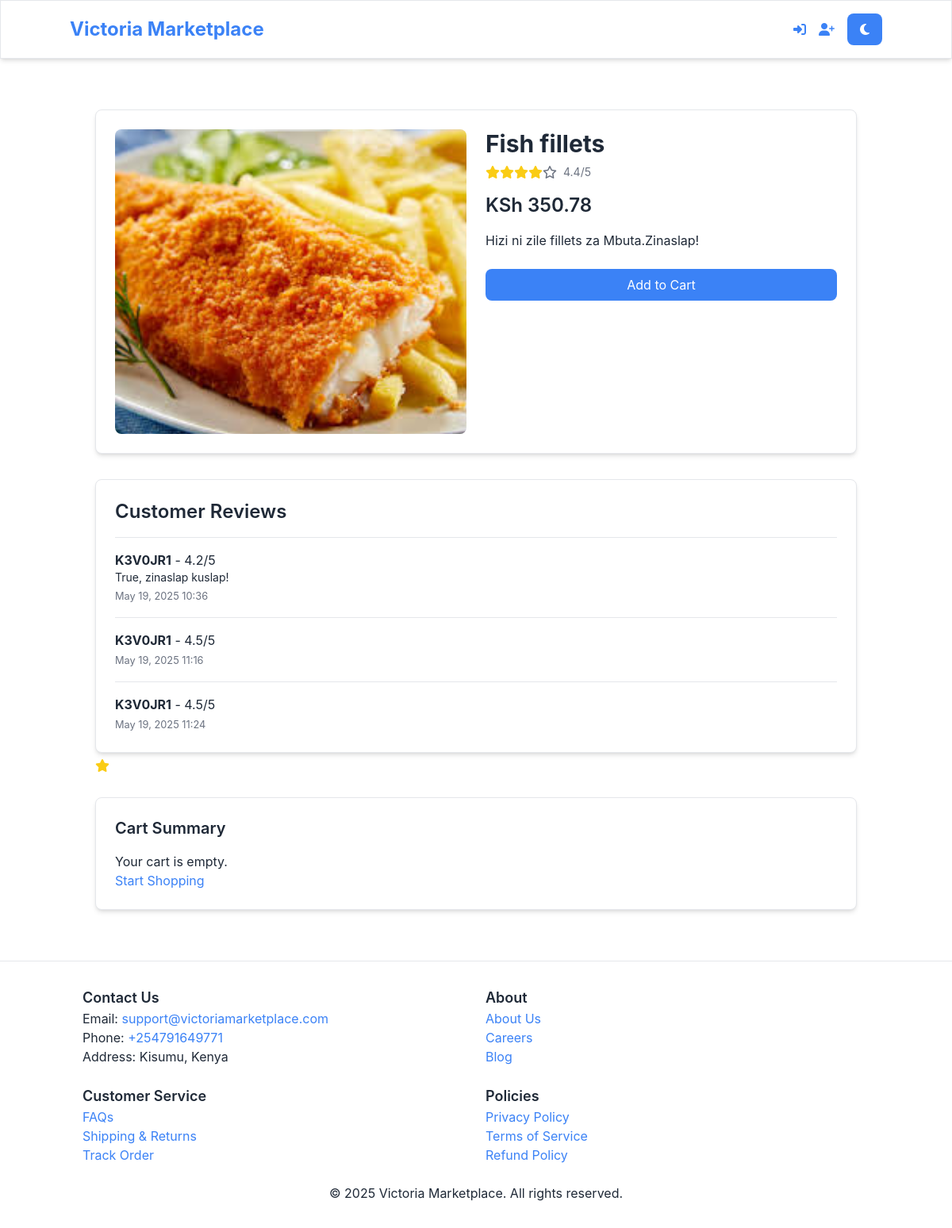
Page /product/3/ on the committed database.
### marketplace/models.py (models this page shows, shortened)
class Product(models.Model):
    name = models.CharField(max_length=200)
    description = models.TextField(blank=True)
    price = models.DecimalField(max_digits=10, decimal_places=2)
    category = models.ForeignKey(Category, on_delete=models.SET_NULL, null=True, blank=True)
    seller = models.ForeignKey(settings.AUTH_USER_MODEL, on_delete=models.CASCADE, related_name='products')
    rating = models.DecimalField(max_digits=3, decimal_places=1, default=0.0)
    image = models.ImageField(upload_to='products/', null=True, blank=True)
    created_at = models.DateTimeField(auto_now_add=True)
    stock = models.PositiveIntegerField(default=0)

class Review(models.Model):
    product = models.ForeignKey(Product, on_delete=models.CASCADE, related_name='reviews')
    user = models.ForeignKey(settings.AUTH_USER_MODEL, on_delete=models.CASCADE)
    rating = models.DecimalField(max_digits=3, decimal_places=1, default=0.0)  # Individual rating
    comment = models.TextField(blank=True)
    created_at = models.DateTimeField(auto_now_add=True)

class User(AbstractUser):
    phone_number = models.CharField(max_length=15, blank=True, null=True) # Future 2FA Setup
    is_seller = models.BooleanField(default=False)

### marketplace/views.py (the view)
# urls.py: path('product/<int:product_id>/', views.product_detail, name='product_detail'),
def product_detail(request, product_id):
    product = get_object_or_404(Product, id=product_id)
    reviews = Review.objects.filter(product=product)
    cart_items = []
    cart_total = 0
    if request.user.is_authenticated:
        cart = Cart.objects.filter(user=request.user).first()
        if cart:
            cart_items = CartItem.objects.filter(cart=cart)
            cart_total = sum(item.product.price * item.quantity for item in cart_items)
    rating = float(product.rating) if product.rating else 0.0
    full_stars = int(rating)
    has_half_star = (rating - full_stars) >= 0.5
    return render(request, 'marketplace/product_detail.html', {
        'product': product,
        'reviews': reviews,
        'cart_items': cart_items,
        'cart_total': cart_total,
        'user_review': None if not request.user.is_authenticated else reviews.filter(user=request.user).first(),
        'full_stars': full_stars,
        'has_half_star': has_half_star,
        'rating': rating,
    })

### templates/marketplace/product_detail.html (shortened to what this page needs)
{% extends 'base.html' %}
{% block content %}
    <div class="container mx-auto px-4 py-8">
        <div class="theme-container rounded-lg shadow-md p-6 mb-8">
            <div class="flex flex-col md:flex-row gap-6">
                <div class="md:w-1/2">
                    {% if product.image %}
                        <img src="{{ product.image.url }}" alt="{{ product.name }}" class="w-full h-96 object-cover rounded-lg">
                    {% else %}
                        <div class="w-full h-96 placeholder-container flex items-center justify-center rounded-lg">
                            <span>No Image</span>
                        </div>
                    {% endif %}
                </div>
                <div class="md:w-1/2">
                    <h1 class="text-3xl font-bold">{{ product.name }}</h1>
                    <div class="flex items-center mt-2">
                        {% for i in "12345"|make_list %}
                            {% if forloop.counter <= full_stars %}
                                <i class="fas fa-star text-yellow-400"></i>
                            {% elif forloop.counter == full_stars|add:1 and has_half_star %}
                                <i class="fas fa-star-half-alt text-yellow-400"></i>
                            {% else %}
                                <i class="far fa-star" style="color: var(--placeholder-text);"></i>
                            {% endif %}
                        {% endfor %}
                        <span class="ml-2 text-sm" style="color: var(--placeholder-text);">{{ rating|floatformat:1 }}/5</span>
                    </div>
                    <p class="text-2xl font-semibold mt-4">KSh {{ product.price }}</p>
                    <p class="mt-4">{{ product.description }}</p>
                    <button onclick="addToCart({{ product.id }})" class="mt-6 w-full theme-button py-2 rounded-lg transition-colors duration-300 flex items-center justify-center">
                        <span class="add-to-cart-text">Add to Cart</span>
                    </button>
                </div>
            </div>
        </div>
        <div class="theme-container rounded-lg shadow-md p-6">
            <h2 class="text-2xl font-semibold mb-4">Customer Reviews</h2>
            {% if reviews %}
                {% for review in reviews %}
                    <div class="border-t pt-4 mt-4" style="border-color: var(--border-color);">
                        <p><strong>{{ review.user.username }}</strong> - {{ review.rating }}/5</p>
                        <p class="text-sm">{{ review.comment }}</p>
                        <small style="color: var(--placeholder-text);">{{ review.created_at|date:"F d, Y H:i" }}</small>
                    </div>
                {% endfor %}
            {% else %}
                <p class="text-sm">No reviews yet. Be the first to leave one!</p>
            {% endif %}
        </div>
        <div class="flex items-center mt-2">
            <i class="fas fa-star text-yellow-400"></i>
        </div>
        <div class="mt-8 theme-container rounded-lg shadow-md p-6">
            <h2 class="text-xl font-semibold mb-4">Cart Summary</h2>
            {% if cart_items %}
                <p>Items: <span id="cart-count">{{ cart_items.count }}</span></p>
                <p>Total: KSh <span id="cart-total">{{ cart_total }}</span></p>
                <a href="{% url 'marketplace:cart' %}" class="inline-block mt-4 theme-button py-2 px-6 rounded-lg transition-colors duration-300">
                    View Cart
                </a>
            {% else %}
                <p>Your cart is empty.</p>
                <a href="{% url 'marketplace:home' %}" class="theme-link">Start Shopping</a>
            {% endif %}
        </div>
    </div>
{% endblock %}

### templates/base.html (style rules this page uses)
:root { --bg-color: #ffffff; --text-color: #1f2937; --card-bg: #ffffff; --button-bg: #3b82f6; --button-hover: #2563eb; --button-text: #ffffff; --nav-bg: #ffffff; --nav-text: #1f2937; --link-hover: #3b82f6; --border-color: #e5e7eb; --placeholder-bg: #e5e7eb; --placeholder-text: #6b7280; }
body { background-color: var(--bg-color); color: var(--text-color); transition: background-color 0.3s ease, color 0.3s ease; margin: 0; font-family: -apple-system, BlinkMacSystemFont, 'Segoe UI', Roboto, Oxygen, Ubuntu, sans-serif; display: flex; flex-direction: column; min-height: 100vh; }
.theme-container { background-color: var(--card-bg); color: var(--text-color); border: 1px solid var(--border-color); transition: background-color 0.3s ease, color 0.3s ease, border-color 0.3s ease; }
.theme-button { background-color: var(--button-bg); color: var(--button-text); border: none; padding: 0.5rem 1rem; border-radius: 0.5rem; cursor: pointer; transition: background-color 0.3s ease; }
.theme-link { color: var(--button-bg); text-decoration: none; transition: color 0.3s ease; position: relative; }

### rows in the picture
Product: image (picture), name "Fish fillets", price "350.78", description "Hizi ni zile fillets za Mbuta.Zinaslap!"
Review: user.username "K3V0JR1", rating "4.2", comment "True, zinaslap kuslap!", created_at "May 19, 2025 10:36"
Review: user.username "K3V0JR1", rating "4.5", created_at "May 19, 2025 11:16"
Review: user.username "K3V0JR1", rating "4.5", created_at "May 19, 2025 11:24"

### other values in the picture
{{ rating|floatformat:1 }} "4.4"
